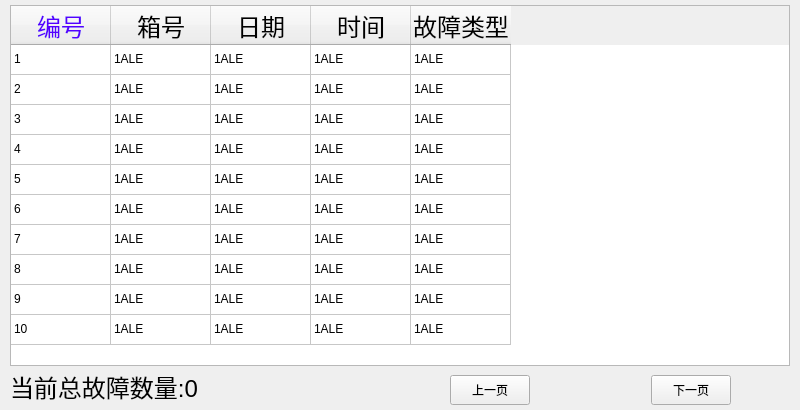
<?xml version="1.0" encoding="UTF-8"?>
<ui version="4.0">
 <class>Form_Falut</class>
 <widget class="QWidget" name="Form_Falut">
  <property name="geometry">
   <rect>
    <x>0</x>
    <y>0</y>
    <width>800</width>
    <height>410</height>
   </rect>
  </property>
  <property name="windowTitle">
   <string>Form</string>
  </property>
  <widget class="QTableWidget" name="tableWidget">
   <property name="geometry">
    <rect>
     <x>10</x>
     <y>5</y>
     <width>780</width>
     <height>361</height>
    </rect>
   </property>
   <property name="focusPolicy">
    <enum>Qt::NoFocus</enum>
   </property>
   <property name="frameShape">
    <enum>QFrame::StyledPanel</enum>
   </property>
   <property name="frameShadow">
    <enum>QFrame::Sunken</enum>
   </property>
   <property name="rowCount">
    <number>10</number>
   </property>
   <attribute name="verticalHeaderVisible">
    <bool>false</bool>
   </attribute>
   <row/>
   <row/>
   <row/>
   <row/>
   <row/>
   <row/>
   <row/>
   <row/>
   <row/>
   <row/>
   <column>
    <property name="text">
     <string>编号</string>
    </property>
    <property name="font">
     <font>
      <pointsize>18</pointsize>
      <weight>50</weight>
      <bold>false</bold>
     </font>
    </property>
    <property name="foreground">
     <brush brushstyle="SolidPattern">
      <color alpha="255">
       <red>85</red>
       <green>0</green>
       <blue>255</blue>
      </color>
     </brush>
    </property>
   </column>
   <column>
    <property name="text">
     <string>箱号</string>
    </property>
    <property name="font">
     <font>
      <pointsize>18</pointsize>
     </font>
    </property>
   </column>
   <column>
    <property name="text">
     <string>日期</string>
    </property>
    <property name="font">
     <font>
      <pointsize>18</pointsize>
     </font>
    </property>
   </column>
   <column>
    <property name="text">
     <string>时间</string>
    </property>
    <property name="font">
     <font>
      <pointsize>18</pointsize>
     </font>
    </property>
   </column>
   <column>
    <property name="text">
     <string>故障类型</string>
    </property>
    <property name="font">
     <font>
      <pointsize>18</pointsize>
     </font>
    </property>
   </column>
   <item row="0" column="0">
    <property name="text">
     <string>1</string>
    </property>
   </item>
   <item row="0" column="1">
    <property name="text">
     <string>1ALE</string>
    </property>
   </item>
   <item row="0" column="2">
    <property name="text">
     <string>1ALE</string>
    </property>
   </item>
   <item row="0" column="3">
    <property name="text">
     <string>1ALE</string>
    </property>
   </item>
   <item row="0" column="4">
    <property name="text">
     <string>1ALE</string>
    </property>
   </item>
   <item row="1" column="0">
    <property name="text">
     <string>2</string>
    </property>
   </item>
   <item row="1" column="1">
    <property name="text">
     <string>1ALE</string>
    </property>
   </item>
   <item row="1" column="2">
    <property name="text">
     <string>1ALE</string>
    </property>
   </item>
   <item row="1" column="3">
    <property name="text">
     <string>1ALE</string>
    </property>
   </item>
   <item row="1" column="4">
    <property name="text">
     <string>1ALE</string>
    </property>
   </item>
   <item row="2" column="0">
    <property name="text">
     <string>3</string>
    </property>
   </item>
   <item row="2" column="1">
    <property name="text">
     <string>1ALE</string>
    </property>
   </item>
   <item row="2" column="2">
    <property name="text">
     <string>1ALE</string>
    </property>
   </item>
   <item row="2" column="3">
    <property name="text">
     <string>1ALE</string>
    </property>
   </item>
   <item row="2" column="4">
    <property name="text">
     <string>1ALE</string>
    </property>
   </item>
   <item row="3" column="0">
    <property name="text">
     <string>4</string>
    </property>
   </item>
   <item row="3" column="1">
    <property name="text">
     <string>1ALE</string>
    </property>
   </item>
   <item row="3" column="2">
    <property name="text">
     <string>1ALE</string>
    </property>
   </item>
   <item row="3" column="3">
    <property name="text">
     <string>1ALE</string>
    </property>
   </item>
   <item row="3" column="4">
    <property name="text">
     <string>1ALE</string>
    </property>
   </item>
   <item row="4" column="0">
    <property name="text">
     <string>5</string>
    </property>
   </item>
   <item row="4" column="1">
    <property name="text">
     <string>1ALE</string>
    </property>
   </item>
   <item row="4" column="2">
    <property name="text">
     <string>1ALE</string>
    </property>
   </item>
   <item row="4" column="3">
    <property name="text">
     <string>1ALE</string>
    </property>
   </item>
   <item row="4" column="4">
    <property name="text">
     <string>1ALE</string>
    </property>
   </item>
   <item row="5" column="0">
    <property name="text">
     <string>6</string>
    </property>
   </item>
   <item row="5" column="1">
    <property name="text">
     <string>1ALE</string>
    </property>
   </item>
   <item row="5" column="2">
    <property name="text">
     <string>1ALE</string>
    </property>
   </item>
   <item row="5" column="3">
    <property name="text">
     <string>1ALE</string>
    </property>
   </item>
   <item row="5" column="4">
    <property name="text">
     <string>1ALE</string>
    </property>
   </item>
   <item row="6" column="0">
    <property name="text">
     <string>7</string>
    </property>
   </item>
   <item row="6" column="1">
    <property name="text">
     <string>1ALE</string>
    </property>
   </item>
   <item row="6" column="2">
    <property name="text">
     <string>1ALE</string>
    </property>
   </item>
   <item row="6" column="3">
    <property name="text">
     <string>1ALE</string>
    </property>
   </item>
   <item row="6" column="4">
    <property name="text">
     <string>1ALE</string>
    </property>
   </item>
   <item row="7" column="0">
    <property name="text">
     <string>8</string>
    </property>
   </item>
   <item row="7" column="1">
    <property name="text">
     <string>1ALE</string>
    </property>
   </item>
   <item row="7" column="2">
    <property name="text">
     <string>1ALE</string>
    </property>
   </item>
   <item row="7" column="3">
    <property name="text">
     <string>1ALE</string>
    </property>
   </item>
   <item row="7" column="4">
    <property name="text">
     <string>1ALE</string>
    </property>
   </item>
   <item row="8" column="0">
    <property name="text">
     <string>9</string>
    </property>
   </item>
   <item row="8" column="1">
    <property name="text">
     <string>1ALE</string>
    </property>
   </item>
   <item row="8" column="2">
    <property name="text">
     <string>1ALE</string>
    </property>
   </item>
   <item row="8" column="3">
    <property name="text">
     <string>1ALE</string>
    </property>
   </item>
   <item row="8" column="4">
    <property name="text">
     <string>1ALE</string>
    </property>
   </item>
   <item row="9" column="0">
    <property name="text">
     <string>10</string>
    </property>
   </item>
   <item row="9" column="1">
    <property name="text">
     <string>1ALE</string>
    </property>
   </item>
   <item row="9" column="2">
    <property name="text">
     <string>1ALE</string>
    </property>
   </item>
   <item row="9" column="3">
    <property name="text">
     <string>1ALE</string>
    </property>
   </item>
   <item row="9" column="4">
    <property name="text">
     <string>1ALE</string>
    </property>
   </item>
  </widget>
  <widget class="QWidget" name="horizontalLayoutWidget">
   <property name="geometry">
    <rect>
     <x>450</x>
     <y>370</y>
     <width>281</width>
     <height>41</height>
    </rect>
   </property>
   <layout class="QHBoxLayout" name="horizontalLayout">
    <property name="spacing">
     <number>15</number>
    </property>
    <item>
     <widget class="QPushButton" name="pushButton_2">
      <property name="maximumSize">
       <size>
        <width>90</width>
        <height>30</height>
       </size>
      </property>
      <property name="text">
       <string>上一页</string>
      </property>
     </widget>
    </item>
    <item>
     <spacer name="horizontalSpacer">
      <property name="orientation">
       <enum>Qt::Horizontal</enum>
      </property>
      <property name="sizeHint" stdset="0">
       <size>
        <width>40</width>
        <height>20</height>
       </size>
      </property>
     </spacer>
    </item>
    <item>
     <widget class="QPushButton" name="pushButton_3">
      <property name="maximumSize">
       <size>
        <width>90</width>
        <height>30</height>
       </size>
      </property>
      <property name="text">
       <string>下一页</string>
      </property>
     </widget>
    </item>
   </layout>
  </widget>
  <widget class="QLabel" name="label_2">
   <property name="geometry">
    <rect>
     <x>10</x>
     <y>370</y>
     <width>301</width>
     <height>32</height>
    </rect>
   </property>
   <property name="font">
    <font>
     <pointsize>18</pointsize>
    </font>
   </property>
   <property name="text">
    <string>当前总故障数量:0</string>
   </property>
  </widget>
 </widget>
 <resources/>
 <connections/>
</ui>
